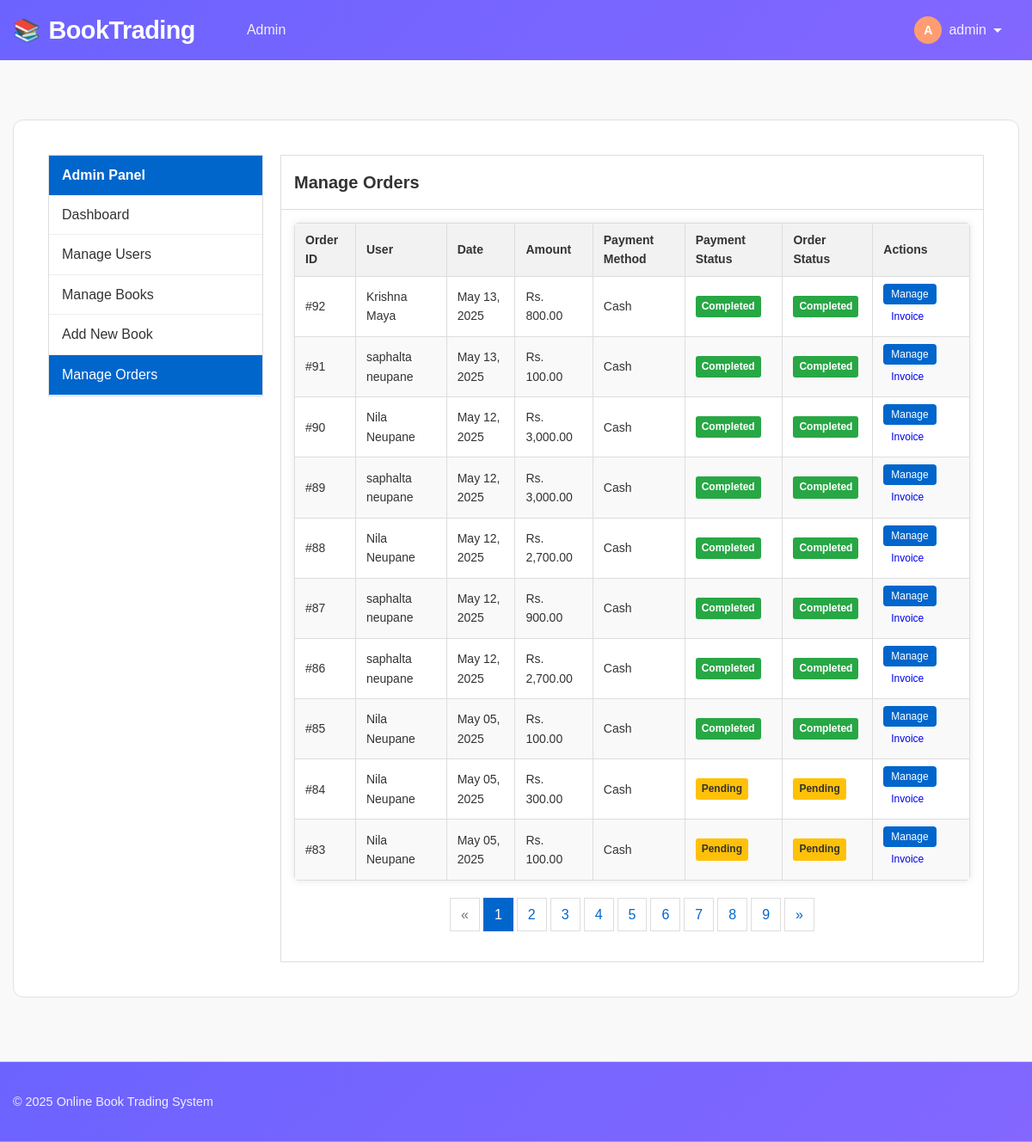
The app's page /admin/orders.php (signed in) with its own data.
### tables this page shows
CREATE TABLE `orders` (
  `id` int(11) NOT NULL,
  `purchase_order_id` varchar(255) DEFAULT NULL,
  `user_id` int(11) NOT NULL,
  `total_amount` decimal(10,2) NOT NULL,
  `payment_method` enum('cash','khalti') NOT NULL,
  `payment_status` enum('pending','completed','failed') DEFAULT 'pending',
  `status` enum('pending','processing','completed','cancelled') DEFAULT 'pending',
  `created_at` timestamp NOT NULL DEFAULT current_timestamp(),
  `transaction_id` varchar(255) DEFAULT NULL
);

CREATE TABLE `users` (
  `id` int(11) NOT NULL,
  `name` varchar(255) NOT NULL,
  `email` varchar(255) NOT NULL,
  `phone` varchar(20) NOT NULL,
  `password` varchar(255) NOT NULL,
  `address` text DEFAULT NULL,
  `is_admin` tinyint(1) DEFAULT 0,
  `created_at` timestamp NOT NULL DEFAULT current_timestamp()
);

### admin/orders.php (the view, shortened to what this page needs)
<?php
$relativePath = '../';
require_once $relativePath . 'includes/header.php';
$limit = 10;
$page = isset($_GET['page']) ? (int)$_GET['page'] : 1;
$offset = ($page - 1) * $limit;
$whereClause = "1=1";
$countQuery = "SELECT COUNT(*) as total FROM orders o WHERE $whereClause";
$countResult = mysqli_query($conn, $countQuery);
$totalOrders = mysqli_fetch_assoc($countResult)['total'];
$totalPages = ceil($totalOrders / $limit);
$query = "SELECT o.*, u.name as user_name FROM orders o
          JOIN users u ON o.user_id = u.id
          WHERE $whereClause
          ORDER BY o.created_at DESC
          LIMIT $offset, $limit";
$result = mysqli_query($conn, $query);
$orders = [];
while ($row = mysqli_fetch_assoc($result)) {
    $orders[] = $row;
}
?>
<div class="container">
    <div class="admin-layout">
        <div class="sidebar">
            <div class="sidebar-box">
                <div class="sidebar-header">
                    Admin Panel
                </div>
                <ul class="sidebar-menu">
                    <li><a href="dashboard.php">Dashboard</a></li>
                    <li><a href="users.php">Manage Users</a></li>
                    <li><a href="books.php">Manage Books</a></li>
                    <li><a href="add_book.php">Add New Book</a></li>
                    <li><a href="orders.php" class="active">Manage Orders</a></li>
                </ul>
            </div>
        </div>
        <div class="main-content">
            <div class="content-box">
                <div class="content-header">
                    <h2>Manage Orders</h2>
                </div>
                <div class="content-body">
                    <?php if (empty($orders)): ?>
                        <div class="alert alert-info">No orders found.</div>
                    <?php else: ?>
                        <div class="table-responsive">
                            <table class="orders-table">
                                <thead>
                                    <tr>
                                        <th>Order ID</th>
                                        <th>User</th>
                                        <th>Date</th>
                                        <th>Amount</th>
                                        <th>Payment Method</th>
                                        <th>Payment Status</th>
                                        <th>Order Status</th>
                                        <th>Actions</th>
                                    </tr>
                                </thead>
                                <tbody>
                                    <?php foreach ($orders as $order):
                                        $rowClass = '';
                                        if ($order['payment_method'] === 'cash' && $order['payment_status'] === 'pending') {
                                            $rowClass = 'cod-highlight';
                                        } elseif ($order['payment_method'] === 'cash' && $order['payment_status'] === 'completed' && $order['status'] === 'completed') {
                                            $rowClass = 'cod-completed';
                                        }
                                    ?>
                                        <tr class="<?php echo $rowClass; ?>">
                                            <td>#<?php echo $order['id']; ?></td>
                                            <td><?php echo htmlspecialchars($order['user_name']); ?></td>
                                            <td><?php echo date('M d, Y', strtotime($order['created_at'])); ?></td>
                                            <td>Rs. <?php echo number_format($order['total_amount'], 2); ?></td>
                                            <td><?php echo ucfirst(htmlspecialchars($order['payment_method'])); ?></td>
                                            <td>
                                                <span class="badge badge-<?php echo $order['payment_status'] === 'completed' ? 'success' : ($order['payment_status'] === 'pending' ? 'warning' : 'danger'); ?>">
                                                    <?php echo ucfirst($order['payment_status']); ?>
                                                </span>
                                            </td>
                                            <td>
                                                <span class="badge badge-<?php echo $order['status'] === 'completed' ? 'success' : ($order['status'] === 'pending' ? 'warning' : ($order['status'] === 'cancelled' ? 'danger' : 'info')); ?>">
                                                    <?php echo ucfirst($order['status']); ?>
                                                </span>
                                            </td>
                                            <td>
                                                <div class="action-btns">
                                                    <button type="button" class="btn btn-primary btn-sm" onclick="openModal('orderModal<?php echo $order['id']; ?>')">
                                                        Manage
                                                    </button>
                                                    <a href="<?php echo $relativePath; ?>invoice.php?id=<?php echo $order['id']; ?>" class="btn btn-sm invoice-btn">
                                                        Invoice
                                                    </a>
                                                </div>
                                            </td>
                                        </tr>
                                    <?php endforeach; ?>
                                </tbody>
                            </table>
                        </div>
                        <?php if ($totalPages > 1): ?>
                            <ul class="pagination">
                                <li class="<?php echo $page <= 1 ? 'disabled' : ''; ?>">
                                    <a href="?page=<?php echo $page-1; ?>">&laquo;</a>
                                </li>
                                <?php for ($i = 1; $i <= $totalPages; $i++): ?>
                                    <li class="<?php echo $i === $page ? 'active' : ''; ?>">
                                        <a href="?page=<?php echo $i; ?>"><?php echo $i; ?></a>
                                    </li>
                                <?php endfor; ?>
                                <li class="<?php echo $page >= $totalPages ? 'disabled' : ''; ?>">
                                    <a href="?page=<?php echo $page+1; ?>">&raquo;</a>
                                </li>
                            </ul>
                        <?php endif; ?>
                    <?php endif; ?>
                </div>
            </div>
        </div>
    </div>
</div>
<?php require_once $relativePath . 'includes/footer.php'; ?>

### assets/css/style.css (style rules this page uses)
body { font-family: 'Segoe UI', Tahoma, Geneva, Verdana, sans-serif; background-color: #f8f9fa; }
.table-responsive { overflow-x: auto; margin-bottom: 20px; border-radius: 5px; box-shadow: 0 0 10px rgba(0,0,0,0.1); }

### includes/header.php (style rules this page uses)
:root { --primary-color: #6c63ff; --secondary-color: #ff9d72; --accent-color: #ff6584; --success-color: #4caf50; --light-color: #f8f9ff; --dark-color: #2c2c54; --gray-light: #f0f2f9; --gray-medium: #e0e0e0; --gray-dark: #a0a0a0; --text-primary: #333333; --text-secondary: #666666; --font-primary: 'Poppins', 'Segoe UI', Tahoma, sans-serif; --radius: 12px; --radius-sm: 6px; --transition: all 0.3s ease; }
* { box-sizing: border-box; margin: 0; padding: 0; }
body { font-family: var(--font-primary); line-height: 1.6; color: var(--text-primary); background-color: var(--light-color); min-height: 100vh; }
.container { width: 100%; max-width: 1200px; margin: 0 auto; padding: 0 20px; }
.btn { display: inline-block; padding: 8px 16px; border-radius: 30px; text-decoration: none; font-weight: 500; cursor: pointer; border: none; transition: var(--transition); font-size: 0.9rem; }
.btn-primary { background-color: var(--primary-color); color: white; }

### admin/orders.php (style rules this page uses)
* { box-sizing: border-box; margin: 0; padding: 0; }
body { font-family: Arial, sans-serif; line-height: 1.6; color: #333; background-color: #f9f9f9; }
.container { padding: 15px; max-width: 100%; }
.admin-layout { display: flex; flex-wrap: wrap; gap: 20px; }
.sidebar { width: 250px; flex-shrink: 0; }
.sidebar-box { background-color: #fff; border: 1px solid #ddd; margin-bottom: 20px; }
.sidebar-header { background-color: #0066cc; color: white; padding: 10px 15px; font-weight: bold; }
.sidebar-menu { list-style: none; }
.sidebar-menu a { display: block; padding: 10px 15px; color: #333; text-decoration: none; border-bottom: 1px solid #eee; }
.sidebar-menu a.active { background-color: #0066cc; color: white; }
.main-content { flex: 1; min-width: 0; }
.content-box { background-color: #fff; border: 1px solid #ddd; }
.content-header { padding: 15px; border-bottom: 1px solid #ddd; }
.content-header h2 { margin: 0; font-size: 20px; }
.content-body { padding: 15px; }
.orders-table { width: 100%; border-collapse: collapse; font-size: 14px; }
.orders-table th, .orders-table td { border: 1px solid #ddd; padding: 8px 12px; text-align: left; }
.orders-table th { background-color: #f2f2f2; font-weight: bold; }
.orders-table tr:nth-child(even) { background-color: #f9f9f9; }
.table-responsive { overflow-x: auto; margin-bottom: 15px; width: 100%; }
.badge { display: inline-block; padding: 3px 7px; font-size: 12px; font-weight: bold; border-radius: 3px; color: white; }
.badge-success { background-color: #28a745; }
.badge-warning { background-color: #ffc107; color: #333; }
.btn { display: inline-block; padding: 6px 12px; font-size: 14px; text-align: center; cursor: pointer; text-decoration: none; border: 1px solid transparent; border-radius: 4px; }
.btn-sm { padding: 4px 8px; font-size: 12px; }
.btn-primary { color: #fff; background-color: #0066cc; }
.pagination { display: flex; list-style: none; justify-content: center; margin: 20px 0; }
.pagination li { margin: 0 2px; }
.pagination a { display: block; padding: 6px 12px; text-decoration: none; color: #0066cc; border: 1px solid #ddd; }
.pagination li.active a { background-color: #0066cc; color: white; border-color: #0066cc; }
.pagination li.disabled a { color: #6c757d; cursor: not-allowed; background-color: #fff; }

### includes/footer.php (style rules this page uses)
html, body { height: 100%; }
body { display: flex; flex-direction: column; min-height: 100vh; }

### records on screen
orders: id "92", user.name "Krishna Maya", created_at "May 13, 2025", total_amount "800.00", payment_method "Cash", payment_status "Completed", status "Completed"
orders: id "91", user.name "saphalta neupane", created_at "May 13, 2025", total_amount "100.00", payment_method "Cash", payment_status "Completed", status "Completed"
orders: id "90", user.name "Nila Neupane", created_at "May 12, 2025", total_amount "3,000.00", payment_method "Cash", payment_status "Completed", status "Completed"
orders: id "89", user.name "saphalta neupane", created_at "May 12, 2025", total_amount "3,000.00", payment_method "Cash", payment_status "Completed", status "Completed"
orders: id "88", user.name "Nila Neupane", created_at "May 12, 2025", total_amount "2,700.00", payment_method "Cash", payment_status "Completed", status "Completed"
orders: id "87", user.name "saphalta neupane", created_at "May 12, 2025", total_amount "900.00", payment_method "Cash", payment_status "Completed", status "Completed"
orders: id "86", user.name "saphalta neupane", created_at "May 12, 2025", total_amount "2,700.00", payment_method "Cash", payment_status "Completed", status "Completed"
orders: id "85", user.name "Nila Neupane", created_at "May 05, 2025", total_amount "100.00", payment_method "Cash", payment_status "Completed", status "Completed"
orders: id "84", user.name "Nila Neupane", created_at "May 05, 2025", total_amount "300.00", payment_method "Cash", payment_status "Pending", status "Pending"
orders: id "83", user.name "Nila Neupane", created_at "May 05, 2025", total_amount "100.00", payment_method "Cash", payment_status "Pending", status "Pending"

### other values on screen
substr($_SESSION['user_name'], 0, 1) "A"
$_SESSION['user_name'] "admin"
